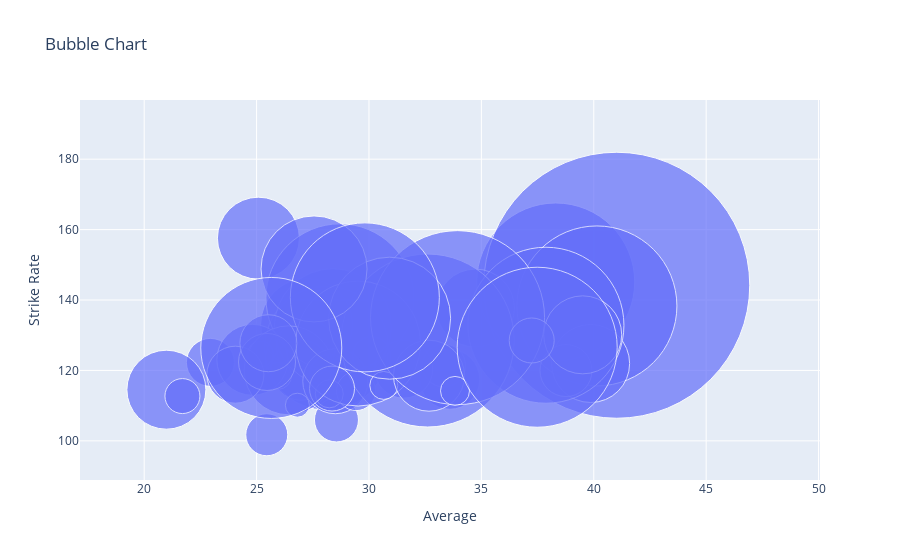

Here is the notebook cell this chart was saved with:
### Code cell
trace = go.Scatter(x=x["avg"], y=x["batsman_runs_x"],
                   mode="markers", marker={"size": x["batsman_runs_y"]},text=x["batsman"])
data = [trace]
layout = go.Layout(title="Bubble Chart", xaxis={
                   "title": "Average"}, yaxis={"title": "Strike Rate"})
fig = go.Figure(data=data, layout=layout)
fig.show()

### Figure 1 — Plotly figure (JSON) as saved in the notebook; plotly's stock layout.template omitted (floating-point values rounded to 4 significant figures)
{"data": [{"marker": {"size": [158, 92, 59, 60, 79, 124, 43, 266, 78, 160, 48, 60, 40, 117, 38, 58, 82, 44, 78, 148, 27, 71, 26, 89, 52, 65, 39, 156, 79, 35, 28, 57, 173, 125, 28, 71, 42, 78, 174, 45, 29, 122, 45, 57, 24, 160, 106, 57, 149, 141]}, "mode": "markers", "text": ["AB de Villiers", "AC Gilchrist", "AJ Finch", "AM Rahane", "AT Rayudu", "BB McCullum", "BJ Hodge", "CH Gayle", "DA Miller", "DA Warner", "DJ Bravo", "DJ Hussey", "DPMD Jayawardene", "DR Smith", "F du Plessis", "G Gambhir", "GJ Maxwell", "JH Kallis", "JP Duminy", "KA Pollard", "KC Sangakkara", "KD Karthik", "KK Nair", "M Vijay", "MEK Hussey", "MK Pandey", "MK Tiwary", "MS Dhoni", "NV Ojha", "PA Patel", "R Dravid", "RA Jadeja", "RG Sharma", "RV Uthappa", "S Badrinath", "S Dhawan", "SC Ganguly", "SE Marsh", "SK Raina", "SPD Smith", "SR Tendulkar", "SR Watson", "SS Tiwary", "SV Samson", "TM Dilshan", "V Kohli", "V Sehwag", "WP Saha", "YK Pathan", "Yuvraj Singh"], "type": "scatter", "x": [38.31, 27.22, 27.19, 33.59, 27.15, 28.11, 33.33, 41.02, 34.73, 40.14, 22.95, 26.98, 28.25, 28.39, 30.12, 31.54, 25.08, 28.55, 39.86, 28.71, 25.95, 24.81, 25.17, 26.43, 38.76, 28.5, 29.43, 37.87, 20.99, 21.7, 28.23, 24.06, 32.61, 29.52, 30.66, 32.67, 25.45, 39.51, 33.94, 37.24, 33.83, 30.92, 28.36, 25.46, 26.81, 37.48, 27.56, 25.52, 29.82, 25.65], "y": [145.1, 133.1, 126.3, 117.5, 123.0, 126.3, 121.4, 144.2, 137.7, 138.3, 122.3, 120.1, 118.8, 132.3, 124.2, 120.4, 157.6, 105.9, 122.0, 140.6, 118.5, 123.0, 124.7, 120.0, 120.0, 116.9, 114.1, 132.8, 114.5, 112.7, 113.3, 118.8, 128.5, 127.6, 115.7, 118.5, 101.7, 130.1, 135.0, 128.5, 114.2, 134.8, 114.9, 122.4, 110.1, 126.6, 148.8, 127.7, 140.8, 126.4]}], "layout": {"title": {"text": "Bubble Chart"}, "xaxis": {"title": {"text": "Average"}}, "yaxis": {"title": {"text": "Strike Rate"}}}}
